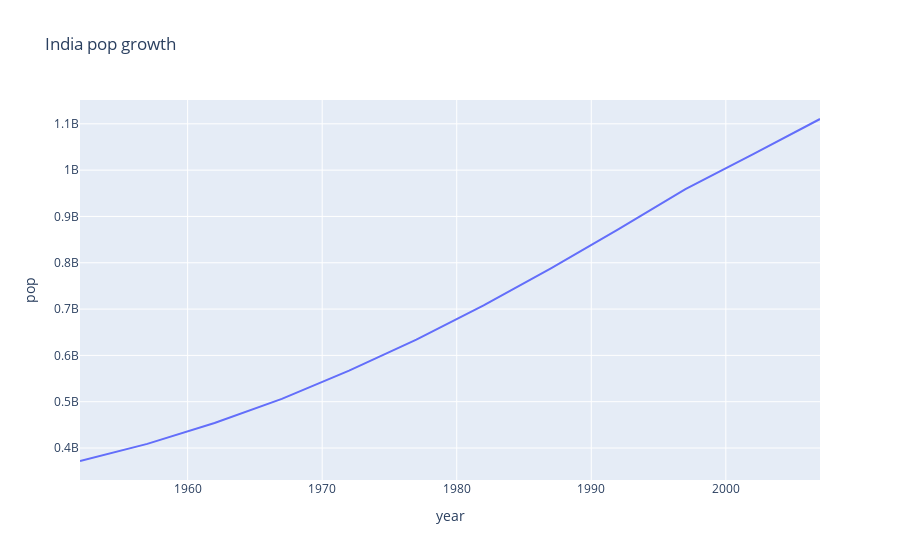

The code cell stored with this chart in its notebook:
### Code cell
# line plot 
# plot india pop line plot 

px.line(temp_df,x='year',y='pop',title='India pop growth')

### Figure 1 — Plotly figure (JSON) as saved in the notebook; plotly's stock layout.template omitted (floating-point values rounded to 4 significant figures)
{"data": [{"hovertemplate": "year=%{x}<br>pop=%{y}<extra></extra>", "legendgroup": "", "line": {"color": "#636efa", "dash": "solid"}, "marker": {"symbol": "circle"}, "mode": "lines", "name": "", "orientation": "v", "showlegend": false, "type": "scatter", "x": [1952, 1957, 1962, 1967, 1972, 1977, 1982, 1987, 1992, 1997, 2002, 2007], "xaxis": "x", "y": [372000000, 409000000, 454000000, 506000000, 567000000, 634000000, 708000000, 788000000, 872000000, 959000000, 1034172547, 1110396331], "yaxis": "y"}], "layout": {"legend": {"tracegroupgap": 0}, "title": {"text": "India pop growth"}, "xaxis": {"anchor": "y", "domain": [0, 1], "title": {"text": "year"}}, "yaxis": {"anchor": "x", "domain": [0, 1], "title": {"text": "pop"}}}}
